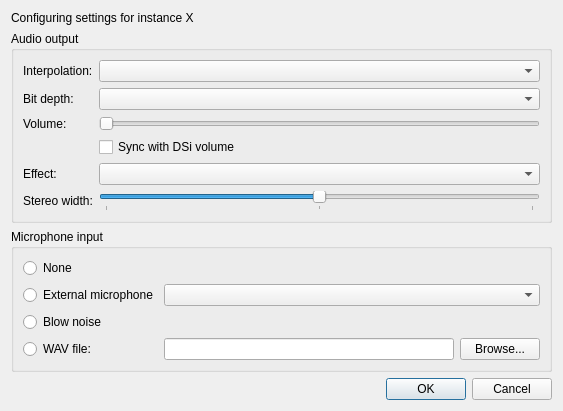
<?xml version="1.0" encoding="UTF-8"?>
<ui version="4.0">
 <class>AudioSettingsDialog</class>
 <widget class="QDialog" name="AudioSettingsDialog">
  <property name="geometry">
   <rect>
    <x>0</x>
    <y>0</y>
    <width>482</width>
    <height>301</height>
   </rect>
  </property>
  <property name="sizePolicy">
   <sizepolicy hsizetype="Fixed" vsizetype="Fixed">
    <horstretch>0</horstretch>
    <verstretch>0</verstretch>
   </sizepolicy>
  </property>
  <property name="windowTitle">
   <string>Audio settings - melonDS</string>
  </property>
  <layout class="QVBoxLayout" name="verticalLayout">
   <property name="sizeConstraint">
    <enum>QLayout::SetFixedSize</enum>
   </property>
   <item>
    <widget class="QLabel" name="lblInstanceNum">
     <property name="text">
      <string>Configuring settings for instance X</string>
     </property>
    </widget>
   </item>
   <item>
    <widget class="QGroupBox" name="groupBox">
     <property name="title">
      <string>Audio output</string>
     </property>
     <layout class="QGridLayout" name="gridLayout_2">
      <item row="2" column="0">
       <widget class="QLabel" name="label">
        <property name="text">
         <string>Volume:</string>
        </property>
       </widget>
      </item>
      <item row="2" column="1">
       <widget class="QSlider" name="slVolume">
        <property name="whatsThis">
         <string>&lt;html&gt;&lt;head/&gt;&lt;body&gt;&lt;p&gt;Controls the volume of the audio output.&lt;/p&gt;&lt;/body&gt;&lt;/html&gt;</string>
        </property>
        <property name="maximum">
         <number>256</number>
        </property>
        <property name="pageStep">
         <number>16</number>
        </property>
        <property name="orientation">
         <enum>Qt::Horizontal</enum>
        </property>
       </widget>
      </item>
      <item row="3" column="1">
        <widget class="QCheckBox" name="chkSyncDSiVolume">
         <property name="whatsThis">
          <string>&lt;html&gt;&lt;head/&gt;&lt;body&gt;&lt;p&gt;Synchronizes the output volume with the DSi hardware volume.&lt;/p&gt;&lt;/body&gt;&lt;/html&gt;</string>
         </property>
         <property name="text">
          <string>Sync with DSi volume</string>
         </property>
        </widget>
      </item>
      <item row="4" column="0">
       <widget class="QLabel" name="label_effect">
        <property name="text">
         <string>Effect:</string>
        </property>
       </widget>
      </item>
      <item row="4" column="1">
       <widget class="QComboBox" name="cbEffect">
        <property name="whatsThis">
         <string>&lt;html&gt;&lt;head/&gt;&lt;body&gt;&lt;p&gt;Applies a post-processing audio effect to the output.&lt;/p&gt;&lt;/body&gt;&lt;/html&gt;</string>
        </property>
       </widget>
      </item>
      <item row="5" column="0">
       <widget class="QLabel" name="label_effectWidth">
        <property name="text">
         <string>Stereo width:</string>
        </property>
       </widget>
      </item>
      <item row="5" column="1">
       <widget class="QSlider" name="slEffectWidth">
        <property name="whatsThis">
         <string>&lt;html&gt;&lt;head/&gt;&lt;body&gt;&lt;p&gt;Controls the stereo character of the speaker IR.&lt;/p&gt;&lt;ul&gt;&lt;li&gt;&lt;b&gt;\u22121 (left)&lt;/b&gt;: mono input through mono IR &amp;mdash; most collapsed&lt;/li&gt;&lt;li&gt;&lt;b&gt;0 (centre)&lt;/b&gt;: stereo input through stereo IR &amp;mdash; natural&lt;/li&gt;&lt;li&gt;&lt;b&gt;+1 (right)&lt;/b&gt;: mono input through stereo IR &amp;mdash; widest spatial spread&lt;/li&gt;&lt;/ul&gt;&lt;/body&gt;&lt;/html&gt;</string>
        </property>
        <property name="minimum">
         <number>-100</number>
        </property>
        <property name="maximum">
         <number>100</number>
        </property>
        <property name="pageStep">
         <number>10</number>
        </property>
        <property name="orientation">
         <enum>Qt::Horizontal</enum>
        </property>
        <property name="tickPosition">
         <enum>QSlider::TicksBelow</enum>
        </property>
        <property name="tickInterval">
         <number>100</number>
        </property>
       </widget>
      </item>
      <item row="0" column="0">
       <widget class="QLabel" name="label_2">
        <property name="text">
         <string>Interpolation:</string>
        </property>
       </widget>
      </item>
      <item row="0" column="1">
       <widget class="QComboBox" name="cbInterpolation">
        <property name="whatsThis">
         <string>&lt;html&gt;&lt;head/&gt;&lt;body&gt;&lt;p&gt;Applies interpolation to audio samples for better quality. Option &amp;quot;None&amp;quot; is accurate to DS hardware.&lt;/p&gt;&lt;/body&gt;&lt;/html&gt;</string>
        </property>
       </widget>
      </item>
      <item row="1" column="0">
       <widget class="QLabel" name="label_3">
        <property name="text">
         <string>Bit depth:</string>
        </property>
       </widget>
      </item>
      <item row="1" column="1">
       <widget class="QComboBox" name="cbBitDepth">
        <property name="whatsThis">
         <string>&lt;html&gt;&lt;head/&gt;&lt;body&gt;&lt;p&gt;The bit depth of audio playback. If set to &quot;Automatic&quot; this will be 10-bit for DS mode and 16-bit for DSi mode.&lt;/p&gt;&lt;/body&gt;&lt;/html&gt;</string>
        </property>
       </widget>
      </item>
     </layout>
    </widget>
   </item>
   <item>
    <widget class="QGroupBox" name="groupBox_2">
     <property name="title">
      <string>Microphone input</string>
     </property>
     <layout class="QGridLayout" name="gridLayout">
      <item row="3" column="1">
       <widget class="QPathInput" name="txtMicWavPath">
        <property name="minimumSize">
         <size>
          <width>290</width>
          <height>0</height>
         </size>
        </property>
        <property name="whatsThis">
         <string>&lt;html&gt;&lt;head/&gt;&lt;body&gt;&lt;p&gt;Forward a WAV file to the emulated microphone.&lt;/p&gt;&lt;p&gt;This input mode is activated by holding the microphone hotkey (see Input and Hotkeys).&lt;/p&gt;&lt;/body&gt;&lt;/html&gt;</string>
        </property>
       </widget>
      </item>
      <item row="3" column="0">
       <widget class="QRadioButton" name="rbMicWav">
        <property name="whatsThis">
         <string>&lt;html&gt;&lt;head/&gt;&lt;body&gt;&lt;p&gt;Forward a WAV file to the emulated microphone.&lt;/p&gt;&lt;p&gt;This input mode is activated by holding the microphone hotkey (see Input and Hotkeys).&lt;/p&gt;&lt;/body&gt;&lt;/html&gt;</string>
        </property>
        <property name="text">
         <string>WAV file:</string>
        </property>
       </widget>
      </item>
      <item row="3" column="2">
       <widget class="QPushButton" name="btnMicWavBrowse">
        <property name="text">
         <string>Browse...</string>
        </property>
       </widget>
      </item>
      <item row="1" column="0">
       <widget class="QRadioButton" name="rbMicExternal">
        <property name="whatsThis">
         <string>&lt;html&gt;&lt;head/&gt;&lt;body&gt;&lt;p&gt;Input from an external microphone, if available, will be forwarded to the emulated microphone.&lt;/p&gt;&lt;/body&gt;&lt;/html&gt;</string>
        </property>
        <property name="text">
         <string>External microphone</string>
        </property>
       </widget>
      </item>
      <item row="1" column="1" colspan="2">
        <widget class="QComboBox" name="cbMic">
         <property name="whatsThis"> 
          <string>&lt;html&gt;&lt;head/&gt;&lt;body&gt;&lt;p&gt;The selected microphone to be used.&lt;/p&gt;&lt;/body&gt;&lt;/html&gt;</string>       
         </property>
        </widget>
      </item>
      <item row="2" column="0" colspan="3">
       <widget class="QRadioButton" name="rbMicNoise">
        <property name="whatsThis">
         <string>&lt;html&gt;&lt;head/&gt;&lt;body&gt;&lt;p&gt;Noise will be forwarded to the emulated microphone, simulating blowing into the microphone.&lt;/p&gt;&lt;p&gt;This input mode is activated by holding the microphone hotkey (see Input and Hotkeys).&lt;/p&gt;&lt;/body&gt;&lt;/html&gt;</string>
        </property>
        <property name="text">
         <string>Blow noise</string>
        </property>
       </widget>
      </item>
      <item row="0" column="0" colspan="3">
       <widget class="QRadioButton" name="rbMicNone">
        <property name="whatsThis">
         <string>&lt;html&gt;&lt;head/&gt;&lt;body&gt;&lt;p&gt;No microphone input.&lt;/p&gt;&lt;/body&gt;&lt;/html&gt;</string>
        </property>
        <property name="text">
         <string>None</string>
        </property>
       </widget>
      </item>
     </layout>
    </widget>
   </item>
   <item>
    <widget class="QDialogButtonBox" name="buttonBox">
     <property name="orientation">
      <enum>Qt::Horizontal</enum>
     </property>
     <property name="standardButtons">
      <set>QDialogButtonBox::Cancel|QDialogButtonBox::Ok</set>
     </property>
    </widget>
   </item>
  </layout>
 </widget>
 <customwidgets>
  <customwidget>
   <class>QPathInput</class>
   <extends>QLineEdit</extends>
   <header>QPathInput.h</header>
  </customwidget>
 </customwidgets>
 <tabstops>
  <tabstop>cbInterpolation</tabstop>
  <tabstop>cbBitDepth</tabstop>
  <tabstop>slVolume</tabstop>
  <tabstop>chkSyncDSiVolume</tabstop>
  <tabstop>rbMicNone</tabstop>
  <tabstop>rbMicExternal</tabstop>
  <tabstop>rbMicNoise</tabstop>
  <tabstop>rbMicWav</tabstop>
  <tabstop>txtMicWavPath</tabstop>
  <tabstop>btnMicWavBrowse</tabstop>
 </tabstops>
 <resources/>
 <connections>
  <connection>
   <sender>buttonBox</sender>
   <signal>accepted()</signal>
   <receiver>AudioSettingsDialog</receiver>
   <slot>accept()</slot>
   <hints>
    <hint type="sourcelabel">
     <x>248</x>
     <y>254</y>
    </hint>
    <hint type="destinationlabel">
     <x>157</x>
     <y>274</y>
    </hint>
   </hints>
  </connection>
  <connection>
   <sender>buttonBox</sender>
   <signal>rejected()</signal>
   <receiver>AudioSettingsDialog</receiver>
   <slot>reject()</slot>
   <hints>
    <hint type="sourcelabel">
     <x>316</x>
     <y>260</y>
    </hint>
    <hint type="destinationlabel">
     <x>286</x>
     <y>274</y>
    </hint>
   </hints>
  </connection>
 </connections>
</ui>
